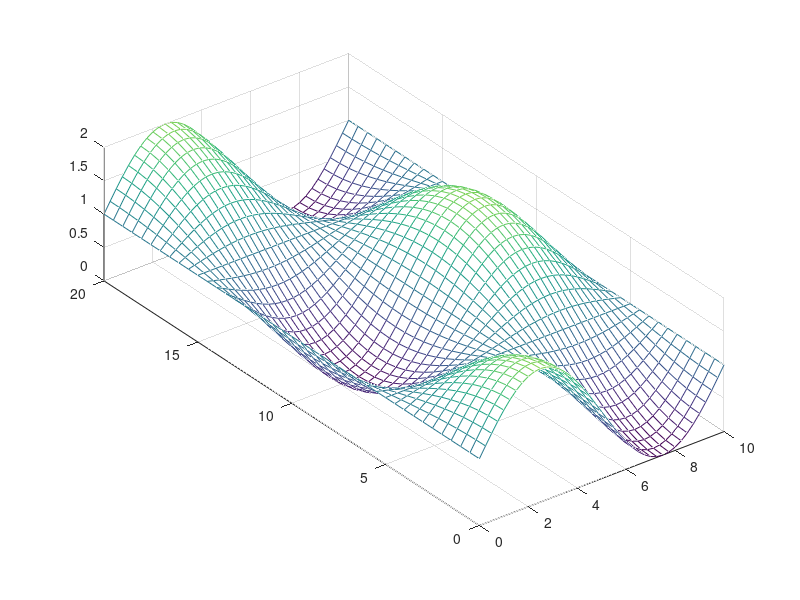

MATLAB code for this plot: (Note: this script raises an error after producing the figure.)
clc
clear
close all

printfigure = 1;

Length_x = 10;  
Length_y = 20;  
Time = 20;   % Zetiraum
dx = 0.25;
dy = 0.5;
dt = 0.4;
x = 0 : dx : Length_x;
y = 0 : dy : Length_y;
t = 0 : dt : Time;
nx = length(x);
ny = length(y);
nt = length(t);

k = 0.1;

f = zeros(nx, ny, nt);  % Temperaturmatrix
for m = 1 : nx
    for n = 1 : ny
        f(m,n,1) = sin(x(m) / Length_x * 2 * pi) * cos(y(n) / Length_y * 2 * pi) + 1;
    end
end

[Y,X] = meshgrid(y,x);
mesh(X,Y,squeeze(f(:,:,1)));
caxis([0 2.5])
pbaspect([1 Length_y/Length_x 0.5])
setmesh('Anfangsbedingung','$x$','$y$','$f$','T_2D_inhomo_fdm_inital_condition',1)

A = (dx ^ 2 * dy ^ 2) / (dx ^ 2 * dy ^ 2 + 2 * k * dt * (dx ^ 2 + dy ^ 2));
B = (k * dt * dx ^ 2) / (dx ^ 2 * dy ^ 2 + 2 * k * dt * (dx ^ 2 + dy ^ 2));
C = (k * dt * dy ^ 2) / (dx ^ 2 * dy ^ 2 + 2 * k * dt * (dx ^ 2 + dy ^ 2));
D = - (dt * dx ^ 2 * dy ^ 2) / (dx ^ 2 * dy ^ 2 + 2 * k * dt * (dx ^ 2 + dy ^ 2));

index = @(m,n,l) (l-1) * nx *ny + (n-1) * nx + m;    % Nummerierung

row = [];
colum = [];
value = [];
row_b = [];
colum_b = [];
value_b = [];

u = zeros(nx,ny,nt);
for l = 1 : nt
    u(3/dx+1,3/dy+1,l) = 1 * sin(t(l) - pi / 4) / dx / dy;
    u(5/dx+1,10/dy+1,l) = -2 * sin(t(l)) / dx / dy;
    u(7/dx+1,13/dy+1,l) = 0.02 * t(l) / dx / dy;
    u(8/dx+1,18/dy+1,l) = 0.05 * t(l) / dx / dy;
end


for m = 2 : nx - 1
    for n = 2 : ny - 1
        for l = 2 : nt
            row = [row ; index(m,n,l); index(m,n,l); index(m,n,l); index(m,n,l); index(m,n,l); index(m,n,l)];
            colum = [colum; index(m,n,l); index(m,n,l-1); index(m,n-1,l); index(m,n+1,l); index(m-1,n,l); index(m+1,n,l)];
            value = [value; -1; A; B; B; C; C];
            row_b = [row_b; index(m,n,l)];
            colum_b = [colum_b; 1];
            value_b = [value_b; D * u(m,n,l)];
        end
    end
end

length_edge_x = [1, nx];
for m = 1 : 2
    for n = 1 : ny
        for l = 2 : nt
            row = [row ; index(length_edge_x(m),n,l); index(length_edge_x(m),n,l)];
            colum = [colum; index(length_edge_x(m),n,l); index(length_edge_x(m)-sign(length_edge_x(m)-nx/2),n,l)];
            value = [value; -1; 1];
        end
    end
end

length_edge_y = [1, ny];
for m = 2 : nx - 1
    for n = 1 : 2
        for l = 2 : nt
            row = [row ; index(m,length_edge_y(n),l); index(m,length_edge_y(n),l)];
            colum = [colum; index(m,length_edge_y(n),l); index(m,length_edge_y(n)-sign(length_edge_y(n)-ny/2),l)];
            value = [value; -1; 1];
        end
    end
end

for m = 1 : nx
    for n = 1 : ny
        row = [row ; index(m,n,1)];
        colum = [colum; index(m,n,1)];
        value = [value; 1];
        row_b = [row_b; index(m,n,1)];
        colum_b = [colum_b; 1];
        value_b = [value_b; f(m,n,1)];
    end
end

H = sparse(row,colum,value,nx * ny * nt,nx * ny * nt);
b = sparse(row_b,colum_b,value_b,nx*ny*nt,1);

T = H\b;
for m = 1 : nx
    for n = 1 : ny
        for l = 2 : nt
            f(m,n,l) = T(index(m,n,l));
        end
    end
end

figure
for n = 1 : nt
    mesh(X,Y,squeeze(f(:,:,n)))
    zlim([-1 3])
    caxis([-1 3])
    pbaspect([1 Length_y/Length_x 0.5])
    setmesh('Temperaturverteilung','$x$','$y$','$f$','T_2D_inhomo_fdm_1',0)
    set(gcf,'outerposition',get(0,'screensize'));
    txt = ['$t = ',num2str((n-1)*dt),'$'];
    TEXT = text(8,0,0.6,txt,'FontSize',60);
    set(TEXT,'Interpreter','latex')
    drawnow
    frame=getframe(gcf);
    imind=frame2im(frame);
    [imind,cm] = rgb2ind(imind,256);
    if printfigure == 1
        if n==1
             imwrite(imind,cm,'T_2D_inhomo_fdm_2.gif','gif', 'Loopcount',inf,'DelayTime',1e-6);
        else
             imwrite(imind,cm,'T_2D_inhomo_fdm_2.gif','gif','WriteMode','append','DelayTime',1e-6);
        end
    end
end
    

figure
for n = 1 : 10
    a = round((nt - 1) / 9 * (n - 1)) + 1;
    mesh(X,Y,squeeze(f(:,:,a)))
    zlim([-1 3])
    caxis([-1 3])
    pbaspect([1 Length_y/Length_x 0.5])
    set(gcf,'outerposition',get(0,'screensize'));
    txt = ['$t = ',num2str(t(a)),'$'];
    TEXT = text(8,0,0.6,txt,'FontSize',60);
    set(TEXT,'Interpreter','latex')
    drawnow
    name = ['T_2D_inhomo_fdm_2_shot_',num2str(n)];
    setmesh('','$x$','$y$','$f$',name,printfigure)
end

close all